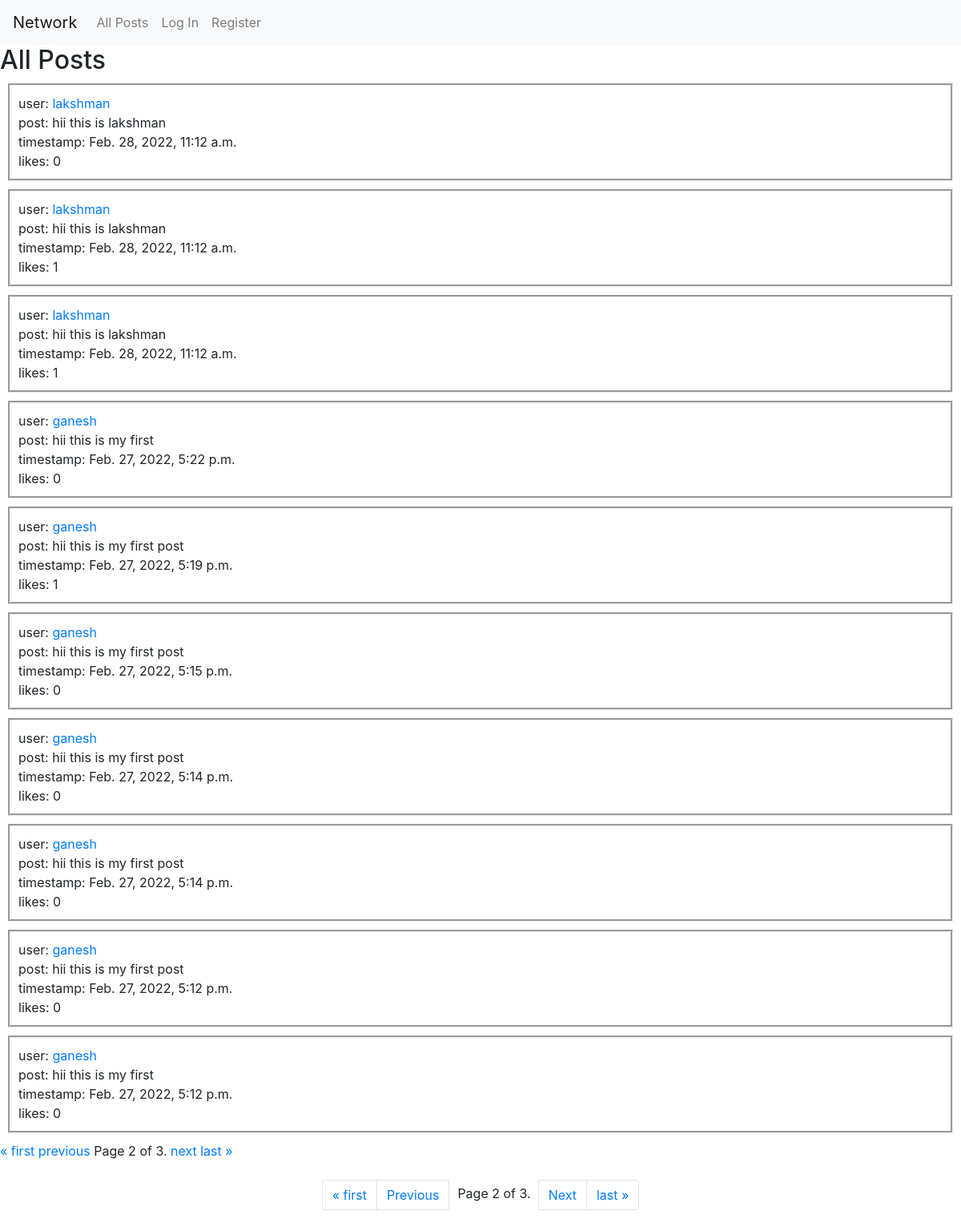
/allposts?page=2, run on the app's committed database.
### network/models.py (models this page shows, shortened)
class Post(models.Model):
    user = models.ForeignKey(
        User, on_delete=models.CASCADE, null=True, related_name="User")
    post = models.TextField()
    datetime = models.DateTimeField(auto_now_add=True, editable=False)
    likes = models.PositiveIntegerField(default=0)

class User(AbstractUser):
    followers = models.ManyToManyField('self', symmetrical=False,
                                       blank=True)

### network/views.py (the view)
# urls.py: path("allposts", views.allposts, name="allposts"),
def allposts(request):
    objects = Post.objects.all().order_by('-datetime')
    if request.user.is_authenticated:
        likes = Like.objects.filter(user=request.user)
        print(likes)
        likedposts = []
        for like in likes:
            print(like)
            likedposts.append(like.post)
    else:
        likedposts = []
    paginator = Paginator(objects, 10)
    page_number = request.GET.get('page')
    page_obj = paginator.get_page(page_number)
    return render(request, "network/allposts.html", {
        "posts": page_obj,
        "likedposts": likedposts
    })

### network/templates/network/allposts.html (shortened to what this page needs)
{% extends "network/layout.html" %}
{% load static %}
{% block body %}
    <h2>All Posts</h2>
    {% for post in posts %}
    {% if post.user == request.user %}
    <div class="container">
        <div class="posts">
            user: <a href="{% url 'profile' post.user.id %}">{{ post.user }}</a> <br>post: {{ post.post }} <br>timestamp: {{ post.datetime }} <br>likes: {{post.likes}}
            <br>
            <button class="button">Edit</button>
        </div>
        <div class="edit">
            <textarea></textarea>
            <button class="button" value="{{post.id}}">Edit</button>
        </div>
    </div>
    {% else %}
    <div class="showposts">
        user: <a href="{% url 'profile' post.user.id %}">{{ post.user }}</a> <br>post: {{ post.post }} <br>timestamp: {{ post.datetime }} <br>likes: {{post.likes}}
            <br>
    </div>
    {% endif %}
    {% endfor %}
    <div class="pagination">
        <span class="step-links">
            {% if posts.has_previous %}
                <a href="?page=1">&laquo; first</a>
                <a href="?page={{ posts.previous_page_number }}">previous</a>
            {% endif %}
            <span class="current">
                Page {{ posts.number }} of {{ posts.paginator.num_pages }}.
            </span>
            {% if posts.has_next %}
                <a href="?page={{ posts.next_page_number }}">next</a>
                <a href="?page={{ posts.paginator.num_pages }}">last &raquo;</a>
            {% endif %}
        </span>
    </div>
    <br>
    <nav aria-label="Page navigation example">
        <ul class="pagination justify-content-center">
            {% if posts.has_previous %}
          <li class="page-item"><a class="page-link" href="?page=1">&laquo; first</a></li>
          <li class="page-item"><a class="page-link" href="?page={{ posts.previous_page_number }}">Previous</a></li>
          {% endif %}
          <div style="padding-left: 10px; padding-top: 5px; padding-right: 10px;"> Page {{ posts.number }} of {{ posts.paginator.num_pages }}. </div>
          {% if posts.has_next %}
          <li class="page-item"><a class="page-link" href="?page={{ posts.next_page_number }}">Next</a></li>
          <li class="page-item"><a class="page-link" href="?page={{ posts.paginator.num_pages }}">last &raquo;</a></li>
          {% endif %}
        </ul>
    </nav>
{% endblock %}

### network/static/network/styles.css (style rules this page uses)
.post, .container, .showposts { margin: 10px; border-style: groove; padding-top: 10px; padding-right: 10px; padding-bottom: 10px; padding-left: 10px; }

### data on the page
Post: user "lakshman", post "hii this is lakshman", datetime "Feb. 28, 2022, 11:12 a.m.", likes "0"
Post: user "lakshman", post "hii this is lakshman", datetime "Feb. 28, 2022, 11:12 a.m.", likes "1"
Post: user "lakshman", post "hii this is lakshman", datetime "Feb. 28, 2022, 11:12 a.m.", likes "1"
Post: user "ganesh", post "hii this is my first", datetime "Feb. 27, 2022, 5:22 p.m.", likes "0"
Post: user "ganesh", post "hii this is my first post", datetime "Feb. 27, 2022, 5:19 p.m.", likes "1"
Post: user "ganesh", post "hii this is my first post", datetime "Feb. 27, 2022, 5:15 p.m.", likes "0"
Post: user "ganesh", post "hii this is my first post", datetime "Feb. 27, 2022, 5:14 p.m.", likes "0"
Post: user "ganesh", post "hii this is my first post", datetime "Feb. 27, 2022, 5:14 p.m.", likes "0"
Post: user "ganesh", post "hii this is my first post", datetime "Feb. 27, 2022, 5:12 p.m.", likes "0"
Post: user "ganesh", post "hii this is my first", datetime "Feb. 27, 2022, 5:12 p.m.", likes "0"

### other printed values
{{ posts.number }} "2"
{{ posts.paginator.num_pages }} "3"
